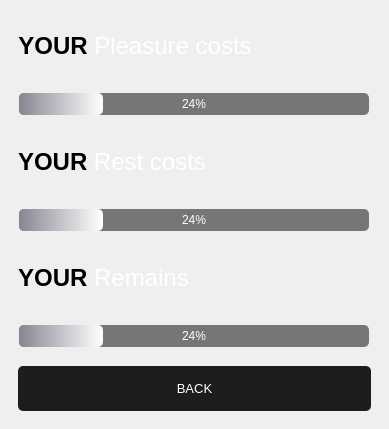
            <widget class="QWidget" name="MoreStatistic_page">
             <property name="styleSheet">
              <string notr="true">QPushButton {
	border: none;
	border-radius: 5px;
	padding: 15px 10px;
	color: white;
	background-color: rgb(29, 29, 29);
}

QPushButton:hover {
	background-color: rgb(182, 212, 222);
}</string>
             </property>
             <widget class="QFrame" name="InfoBars">
              <property name="geometry">
               <rect>
                <x>9</x>
                <y>9</y>
                <width>371</width>
                <height>411</height>
               </rect>
              </property>
              <property name="frameShape">
               <enum>QFrame::NoFrame</enum>
              </property>
              <property name="frameShadow">
               <enum>QFrame::Raised</enum>
              </property>
              <layout class="QVBoxLayout" name="verticalLayout_9">
               <property name="spacing">
                <number>19</number>
               </property>
               <property name="leftMargin">
                <number>9</number>
               </property>
               <property name="rightMargin">
                <number>9</number>
               </property>
               <property name="bottomMargin">
                <number>9</number>
               </property>
               <item alignment="Qt::AlignLeft|Qt::AlignVCenter">
                <widget class="QLabel" name="InfoPleasureLable">
                 <property name="minimumSize">
                  <size>
                   <width>140</width>
                   <height>50</height>
                  </size>
                 </property>
                 <property name="font">
                  <font>
                   <family>Segoe UI</family>
                   <pointsize>10</pointsize>
                  </font>
                 </property>
                 <property name="styleSheet">
                  <string notr="true">background-color: none;
color: #ffffffff</string>
                 </property>
                 <property name="text">
                  <string>&lt;p align=&quot;center&quot;&gt;&lt;span style=&quot; font-size:18pt; font-weight:600; color:#000000;&quot;&gt;YOUR &lt;/span&gt;&lt;span style=&quot; font-size:18pt;&quot;&gt;Pleasure costs&lt;/span&gt;&lt;/p&gt;</string>
                 </property>
                 <property name="alignment">
                  <set>Qt::AlignCenter</set>
                 </property>
                </widget>
               </item>
               <item alignment="Qt::AlignHCenter">
                <widget class="QProgressBar" name="PleasureBar">
                 <property name="minimumSize">
                  <size>
                   <width>350</width>
                   <height>0</height>
                  </size>
                 </property>
                 <property name="styleSheet">
                  <string notr="true">QProgressBar{
	border-radius: 5;
	background-color: rgb(118, 118, 118);
	color: white;
}

QProgressBar::chunk{
	border-radius: 5;
	background-color: qlineargradient(spread:pad, x1:0, y1:0, x2:1, y2:0, stop:0 rgba(133, 134, 146, 255), stop:1 rgba(255, 255, 255, 255));
}</string>
                 </property>
                 <property name="value">
                  <number>24</number>
                 </property>
                 <property name="alignment">
                  <set>Qt::AlignCenter</set>
                 </property>
                </widget>
               </item>
               <item alignment="Qt::AlignLeft|Qt::AlignVCenter">
                <widget class="QLabel" name="InfoRestLable">
                 <property name="minimumSize">
                  <size>
                   <width>140</width>
                   <height>50</height>
                  </size>
                 </property>
                 <property name="font">
                  <font>
                   <family>Segoe UI</family>
                   <pointsize>10</pointsize>
                  </font>
                 </property>
                 <property name="styleSheet">
                  <string notr="true">background-color: none;
color: #ffffffff</string>
                 </property>
                 <property name="text">
                  <string>&lt;p align=&quot;center&quot;&gt;&lt;span style=&quot; font-size:18pt; font-weight:600; color:#000000;&quot;&gt;YOUR &lt;/span&gt;&lt;span style=&quot; font-size:18pt;&quot;&gt;Rest costs&lt;/span&gt;&lt;/p&gt;</string>
                 </property>
                 <property name="alignment">
                  <set>Qt::AlignCenter</set>
                 </property>
                </widget>
               </item>
               <item alignment="Qt::AlignHCenter">
                <widget class="QProgressBar" name="RestBar">
                 <property name="minimumSize">
                  <size>
                   <width>350</width>
                   <height>0</height>
                  </size>
                 </property>
                 <property name="styleSheet">
                  <string notr="true">QProgressBar{
	border-radius: 5;
	background-color: rgb(118, 118, 118);
	color: white;
}

QProgressBar::chunk{
	border-radius: 5;
	background-color: qlineargradient(spread:pad, x1:0, y1:0, x2:1, y2:0, stop:0 rgba(133, 134, 146, 255), stop:1 rgba(255, 255, 255, 255));
}</string>
                 </property>
                 <property name="value">
                  <number>24</number>
                 </property>
                 <property name="alignment">
                  <set>Qt::AlignCenter</set>
                 </property>
                </widget>
               </item>
               <item alignment="Qt::AlignLeft|Qt::AlignVCenter">
                <widget class="QLabel" name="InfoRemainsLable">
                 <property name="minimumSize">
                  <size>
                   <width>140</width>
                   <height>50</height>
                  </size>
                 </property>
                 <property name="font">
                  <font>
                   <family>Segoe UI</family>
                   <pointsize>10</pointsize>
                  </font>
                 </property>
                 <property name="styleSheet">
                  <string notr="true">background-color: none;
color: #ffffffff</string>
                 </property>
                 <property name="text">
                  <string>&lt;p align=&quot;center&quot;&gt;&lt;span style=&quot; font-size:18pt; font-weight:600; color:#000000;&quot;&gt;YOUR &lt;/span&gt;&lt;span style=&quot; font-size:18pt;&quot;&gt;Remains&lt;/span&gt;&lt;/p&gt;</string>
                 </property>
                 <property name="alignment">
                  <set>Qt::AlignCenter</set>
                 </property>
                </widget>
               </item>
               <item alignment="Qt::AlignHCenter">
                <widget class="QProgressBar" name="RemainsBar">
                 <property name="minimumSize">
                  <size>
                   <width>350</width>
                   <height>0</height>
                  </size>
                 </property>
                 <property name="styleSheet">
                  <string notr="true">QProgressBar{
	border-radius: 5;
	background-color: rgb(118, 118, 118);
	color: white;
}

QProgressBar::chunk{
	border-radius: 5;
	background-color: qlineargradient(spread:pad, x1:0, y1:0, x2:1, y2:0, stop:0 rgba(133, 134, 146, 255), stop:1 rgba(255, 255, 255, 255));
}</string>
                 </property>
                 <property name="value">
                  <number>24</number>
                 </property>
                 <property name="alignment">
                  <set>Qt::AlignCenter</set>
                 </property>
                </widget>
               </item>
               <item>
                <widget class="QPushButton" name="BackInfoButton">
                 <property name="font">
                  <font>
                   <family>Segoe UI</family>
                   <pointsize>10</pointsize>
                  </font>
                 </property>
                 <property name="text">
                  <string>BACK</string>
                 </property>
                </widget>
               </item>
              </layout>
             </widget>
            </widget>
